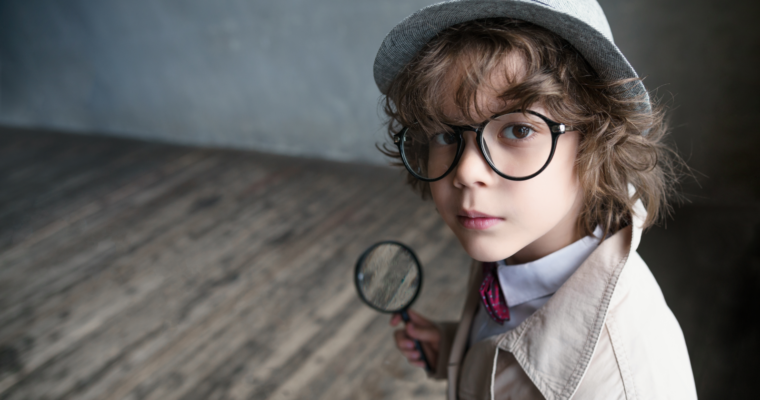
#> input picture sherlock_kid.png, 760 x 400 px, found by its file name
$ python Demo.py
#> lines starting #> are read from the running program, lines starting #| are printed output that depends on the picture
import cv2
img_path ="./images/sherlock_kid.png"
img=cv2.imread(img_path)
#> img is the input picture: shape (400, 760, 3); mean B, G, R 93.1, 94.7, 96.7
print(img)
#> (printed output is left out)

print(img.shape)
#| (400, 760, 3)
img_HSV=cv2.cvtColor(img, cv2.COLOR_BGR2GRAY)
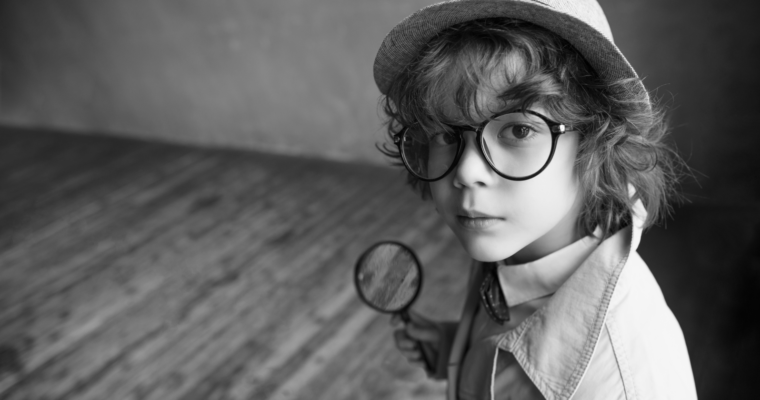
#> img_HSV: shape (400, 760); min 1, max 254, mean 95.2

#cv2.imshow("image",img_HSV)
#cv2.waitKey(0)
#cv2.imwrite("./images/sherlock_kid_hsv.png",img_HSV)
print(img_HSV.shape)
#| (400, 760)
img_resized=cv2.resize(img,(300,700))
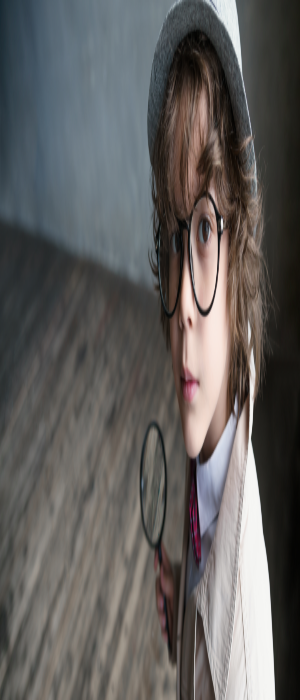
#> img_resized: shape (700, 300, 3); mean B, G, R 93, 94.6, 96.7
#cv2.imshow("image",img_resized)
#cv2.waitKey(0)
img_cropped=img_HSV[50:300,400:700]
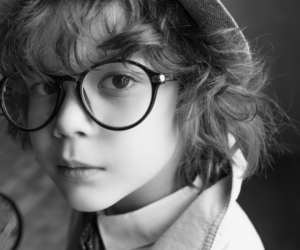
#> img_cropped: shape (250, 300); min 1, max 254, mean 100.3
cv2.imshow("image",img_cropped)
cv2.waitKey(0)
cv2.imshow("./images/sherlock_kid_cropped.png",img_cropped)
